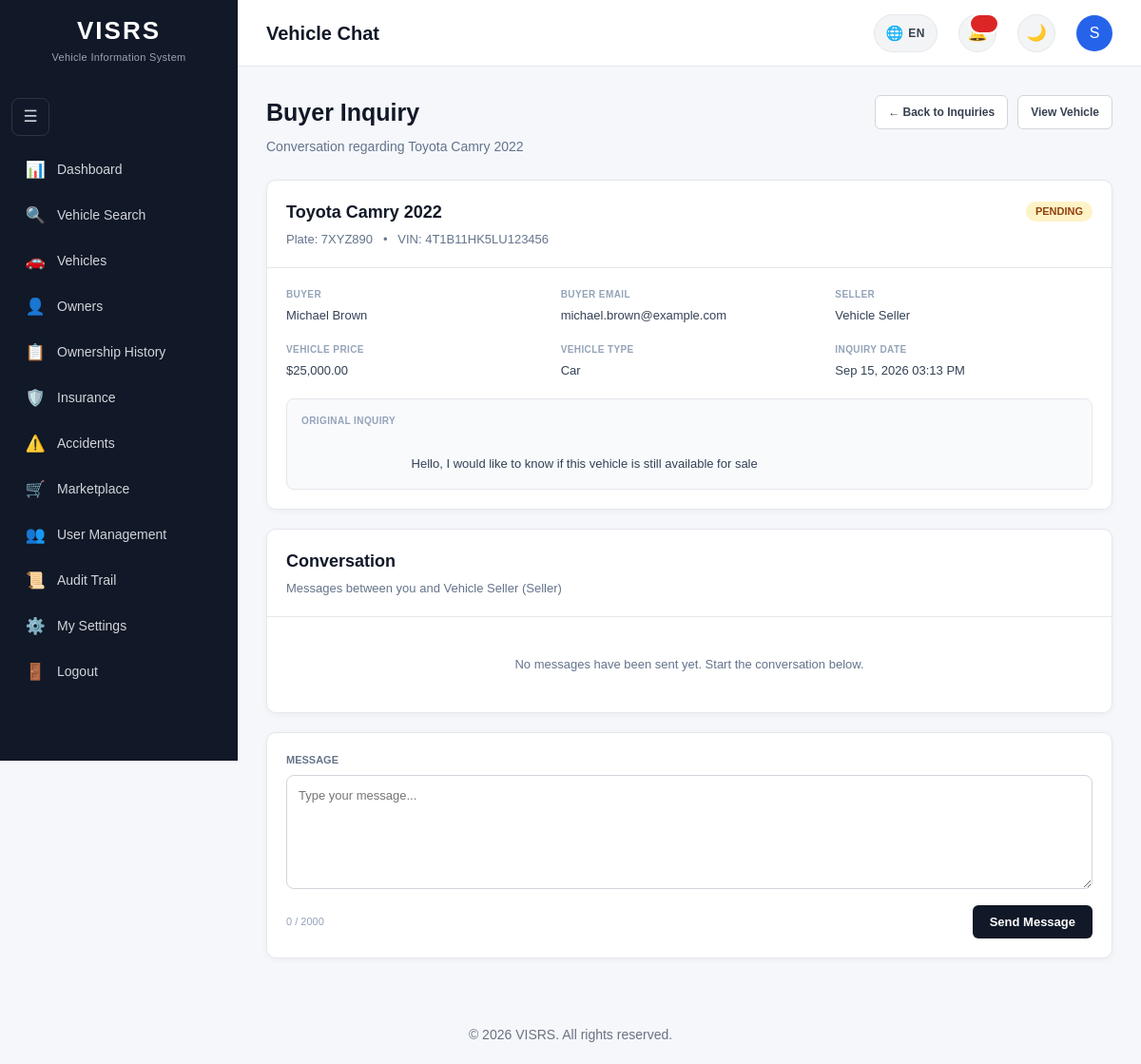
The app's page /marketplace/chat.php?interest_id=1 (signed in) with its own data.
### tables this page shows
CREATE TABLE `vehicle_interests` (
  `InterestID` int(11) NOT NULL,
  `ListingID` int(11) NOT NULL,
  `VehicleID` int(11) NOT NULL,
  `BuyerID` int(11) NOT NULL,
  `SellerID` int(11) NOT NULL,
  `Message` text DEFAULT NULL,
  `Status` enum('Pending','Contacted','Accepted','Declined','Closed') NOT NULL DEFAULT 'Pending',
  `CreatedAt` timestamp NOT NULL DEFAULT current_timestamp(),
  `UpdatedAt` timestamp NOT NULL DEFAULT current_timestamp() ON UPDATE current_timestamp()
);

CREATE TABLE `vehicles` (
  `VehicleID` int(11) NOT NULL,
  `PlateNumber` varchar(20) NOT NULL,
  `VIN` varchar(50) NOT NULL,
  `OwnerID` int(11) NOT NULL,
  `SellerID` int(11) DEFAULT NULL,
  `Make` varchar(100) NOT NULL,
  `Model` varchar(100) NOT NULL,
  `VehicleYear` year(4) NOT NULL,
  `Mileage` int(10) UNSIGNED DEFAULT NULL,
  `LastServiceDate` date DEFAULT NULL,
  `OilChangeIntervalKm` int(10) UNSIGNED DEFAULT NULL,
  `LastOilChangeDate` date DEFAULT NULL,
  `LastOilChangeMileage` int(10) UNSIGNED DEFAULT NULL,
  `Color` varchar(50) DEFAULT NULL,
  `VehicleType` varchar(50) DEFAULT NULL,
  `EngineNumber` varchar(100) DEFAULT NULL,
  `RegistrationDate` date DEFAULT NULL,
  `Status` enum('Active','Inactive','Stolen','Sold') NOT NULL DEFAULT 'Active',
  `CreatedAt` timestamp NOT NULL DEFAULT current_timestamp()
);

CREATE TABLE `users` (
  `UserID` int(11) NOT NULL,
  `FirstName` varchar(100) NOT NULL,
  `LastName` varchar(100) NOT NULL,
  `Email` varchar(150) NOT NULL,
  `ProfileImage` varchar(255) DEFAULT NULL,
  `Password` varchar(255) NOT NULL,
  `Role` enum('Admin','Police','Seller','User') NOT NULL DEFAULT 'User',
  `CreatedAt` timestamp NOT NULL DEFAULT current_timestamp(),
  `TwoFactorSecret` varchar(64) DEFAULT NULL,
  `TwoFactorEnabled` tinyint(1) NOT NULL DEFAULT 0,
  `TwoFactorConfirmedAt` datetime DEFAULT NULL
);

CREATE TABLE `vehicle_listings` (
  `ListingID` int(11) NOT NULL,
  `VehicleID` int(11) NOT NULL,
  `SellerID` int(11) NOT NULL,
  `Price` decimal(12,2) NOT NULL,
  `Description` text DEFAULT NULL,
  `Status` enum('Available','Reserved','Sold','Inactive') NOT NULL DEFAULT 'Available',
  `CreatedAt` timestamp NOT NULL DEFAULT current_timestamp(),
  `UpdatedAt` timestamp NOT NULL DEFAULT current_timestamp() ON UPDATE current_timestamp()
);

### includes/functions.php (called while the page is built, shortened)
<?php
function e($value)
{
    return htmlspecialchars(
        (string) $value,
        ENT_QUOTES,
        "UTF-8"
    );
}
    ?>
    <?php
function formatDateTime($dateTime)
{
    $timestamp = strtotime($dateTime);
    return date("M d, Y h:i A", $timestamp);
}
function currentUserId()
{
    return $_SESSION["UserID"] ?? null;
}
    ?>

### marketplace/chat.php (the view, shortened to what this page needs)
<?php
require_once "../includes/database.php";
require_once "../includes/functions.php";
$currentUserId = currentUserId();
$interestID = isset($_GET['interest_id']) ? (int) $_GET['interest_id'] : 0;
$stmt = $pdo->prepare("
    SELECT
        vi.InterestID,
        vi.ListingID,
        vi.VehicleID,
        vi.BuyerID,
        vi.SellerID,
        vi.Message,
        vi.Status,
        vi.CreatedAt,
        vi.UpdatedAt,
        vl.Price,
        vl.Description AS ListingDescription,
        v.PlateNumber,
        v.VIN,
        v.Make,
        v.Model,
        v.VehicleYear,
        v.Color,
        v.VehicleType,
        buyer.FirstName AS BuyerFirstName,
        buyer.LastName AS BuyerLastName,
        buyer.Email AS BuyerEmail,
        seller.FirstName AS SellerFirstName,
        seller.LastName AS SellerLastName,
        seller.Email AS SellerEmail
    FROM vehicle_interests vi
    INNER JOIN vehicle_listings vl
        ON vi.ListingID = vl.ListingID
    INNER JOIN vehicles v
        ON vi.VehicleID = v.VehicleID
    INNER JOIN users buyer
        ON vi.BuyerID = buyer.UserID
    INNER JOIN users seller
        ON vi.SellerID = seller.UserID
    WHERE vi.InterestID = ?
    LIMIT 1
");
$stmt->execute([$interestID]);
$inquiry = $stmt->fetch(PDO::FETCH_ASSOC);
$isBuyer = ((int) $inquiry['BuyerID'] === (int) $currentUserId);
$isSeller = ((int) $inquiry['SellerID'] === (int) $currentUserId);
    ?>
    <?php
if ($isSeller) {
    $otherUserId = (int) $inquiry['BuyerID'];
    $otherUserName = trim(
        $inquiry['BuyerFirstName'] . ' ' . $inquiry['BuyerLastName']
    );
    $otherUserRole = "Buyer";
} elseif ($isBuyer) {
    $otherUserId = (int) $inquiry['SellerID'];
    $otherUserName = trim(
        $inquiry['SellerFirstName'] . ' ' . $inquiry['SellerLastName']
    );
    $otherUserRole = "Seller";
} else {
    $otherUserName = trim(
        $inquiry['SellerFirstName'] . ' ' . $inquiry['SellerLastName']
    );
    $otherUserRole = "Seller";
}
$messageStmt = $pdo->prepare("
    SELECT
        vm.MessageID,
        vm.SenderID,
        vm.RecipientID,
        vm.MessageText,
        vm.IsRead,
        vm.CreatedAt,
        vm.ReadAt,
        u.FirstName,
        u.LastName,
        u.Role
    FROM vehicle_messages vm
    INNER JOIN users u
        ON vm.SenderID = u.UserID
    WHERE vm.InterestID = ?
    ORDER BY vm.CreatedAt ASC, vm.MessageID ASC
");
$messageStmt->execute([$interestID]);
$messages = $messageStmt->fetchAll(PDO::FETCH_ASSOC);
require_once "../includes/head.php";
?>
<body>
<div class="layout">
    <?php require_once "../includes/sidebar.php"; ?>
    <main class="main-content">
        <?php require_once "../includes/header.php"; ?>
        <main class="content">
            <div class="chat-container">
                <div class="page-heading">
                    <div>
                        <h1>Buyer Inquiry</h1>
                        <p>
                            Conversation regarding
                            <?= e($inquiry['Make']) ?>
                            <?= e($inquiry['Model']) ?>
                            <?= e($inquiry['VehicleYear']) ?>
                        </p>
                    </div>
                    <div class="page-heading-actions">
                        <a
                            href="/visrs/marketplace/inquiries.php"
                            class="action-button"
                        >
                            ← Back to Inquiries
                        </a>
                        <a
                            href="/visrs/marketplace/view.php?vehicle_id=<?= (int) $inquiry['VehicleID'] ?>"
                            class="action-button"
                        >
                            View Vehicle
                        </a>
                    </div>
                </div>
                <div class="inquiry-card">
                    <div class="inquiry-top">
                        <div style="
                            display:flex;
                            justify-content:space-between;
                            align-items:flex-start;
                            gap:15px;
                            flex-wrap:wrap;
                        ">
                            <div>
                                <div class="vehicle-name">
                                    <?= e($inquiry['Make']) ?>
                                    <?= e($inquiry['Model']) ?>
                                    <?= e($inquiry['VehicleYear']) ?>
                                </div>
                                <div class="vehicle-meta">
                                    Plate:
                                    <?= e($inquiry['PlateNumber']) ?>
                                    &nbsp; • &nbsp;
                                    VIN:
                                    <?= e($inquiry['VIN']) ?>
                                </div>
                            </div>
                            <div>
                                <?php
                                $statusClass = 'status-' . strtolower($inquiry['Status']);
                                ?>
                                <span class="status-badge <?= e($statusClass) ?>">
                                    <?= e($inquiry['Status']) ?>
                                </span>
                            </div>
                        </div>
                    </div>
                    <div class="inquiry-grid">
                        <div class="inquiry-grid-item">
                            <label>Buyer</label>
                            <div>
                                <?= e(
                                    $inquiry['BuyerFirstName'] . ' ' .
                                    $inquiry['BuyerLastName']
                                ) ?>
                            </div>
                        </div>
                        <div class="inquiry-grid-item">
                            <label>Buyer Email</label>
                            <div>
                                <?= e($inquiry['BuyerEmail']) ?>
                            </div>
                        </div>
                        <div class="inquiry-grid-item">
                            <label>Seller</label>
                            <div>
                                <?= e(
                                    $inquiry['SellerFirstName'] . ' ' .
                                    $inquiry['SellerLastName']
                                ) ?>
                            </div>
                        </div>
                        <div class="inquiry-grid-item">
                            <label>Vehicle Price</label>
                            <div>
                                $<?= number_format(
                                    (float) $inquiry['Price'],
                                    2
                                ) ?>
                            </div>
                        </div>
                        <div class="inquiry-grid-item">
                            <label>Vehicle Type</label>
                            <div>
                                <?= e($inquiry['VehicleType'] ?: 'Not specified') ?>
                            </div>
                        </div>
                        <div class="inquiry-grid-item">
                            <label>Inquiry Date</label>
                            <div>
                                <?= formatDateTime($inquiry['CreatedAt']) ?>
                            </div>
                        </div>
                    </div>
                    <?php if (!empty($inquiry['Message'])): ?>
                        <div class="buyer-message">
                            <div class="buyer-message-label">
                                Original Inquiry
                            </div>
                            <div class="buyer-message-text">
                                <?= e($inquiry['Message']) ?>
                            </div>
                        </div>
                    <?php endif; ?>
                </div>
                <div class="inquiry-card">
                    <div class="conversation-title">
                        <h2>Conversation</h2>
                        <p>
                            Messages between you and
                            <?= e($otherUserName) ?>
                            (<?= e($otherUserRole) ?>)
                        </p>
                    </div>
                    <div class="messages-list">
                        <?php if (empty($messages)): ?>
                            <div class="empty-messages">
                                No messages have been sent yet.
                                Start the conversation below.
                            </div>
                        <?php endif; ?>
                    </div>
                </div>
                <div class="inquiry-card">
                    <div class="composer-card">
                        <form
                            method="POST"
                            action=""
                        >
                            <label
                                for="message"
                                class="composer-label"
                            >
                                Message
                            </label>
                            <textarea
                                id="message"
                                name="message"
                                class="composer-textarea"
                                maxlength="2000"
                                placeholder="Type your message..."
                                required
                            ></textarea>
                            <div class="composer-footer">
                                <span
                                    class="character-count"
                                    id="characterCount"
                                >
                                </span>
                                <button
                                    type="submit"
                                    class="send-button"
                                >
                                    Send Message
                                </button>
                            </div>
                        </form>
                    </div>
                </div>
            </div>
        </main>
    </main>
</div>
<?php require_once "../includes/footer.php"; ?>

### css/print.css (style rules this page uses)
*, *::before, *::after { box-sizing: border-box; -webkit-print-color-adjust: exact; print-color-adjust: exact; }
.sidebar, .topbar, footer, .theme-toggle, .sidebar-toggle, .language-switcher, .profile-link, .user-info, .no-print, .button, button, input[type="submit"], .button-group, .sidebar-reopen { display: none !important; }
html, body { width: 100% !important; margin: 0 !important; padding: 0 !important; background: #ffffff !important; color: #000000 !important; font-size: 11pt; }
.layout, .main-content, .content { width: 100% !important; min-width: 0 !important; max-width: 100% !important; margin: 0 !important; padding: 0 !important; background: #ffffff !important; display: block !important; }
h1 { font-size: 22pt; color: #000000; margin: 0 0 4pt 0; page-break-after: avoid; }
h2 { font-size: 14pt; color: #000000; margin: 0 0 8pt 0; page-break-after: avoid; border-bottom: 1px solid #cccccc; padding-bottom: 4pt; }
p, td, li, div { color: #000000 !important; font-size: 10pt; line-height: 1.4; }
body::before { content: "VISRS — Vehicle Information System"; display: block; padding: 6pt 0 10pt 0; margin: 0 0 12pt 0; border-bottom: 2px solid #000000; font-size: 12pt; font-weight: 700; color: #000000; letter-spacing: 0.5pt; text-align: left; }
body::after { content: "Generated on " attr(data-print-date) " — VISRS"; display: block; margin-top: 20pt; padding-top: 8pt; border-top: 1px solid #cccccc; font-size: 9pt; color: #555555; text-align: center; }
.status-badge, .user-role, .record-status, .damage-level, .listing-status-badge, .listing-status { display: inline-block !important; background: #ffffff !important; color: #000000 !important; border: 1px solid #666666 !important; border-radius: 0 !important; padding: 2pt 6pt !important; font-size: 9pt; font-weight: 700; text-transform: uppercase; }
a { color: #000000 !important; text-decoration: underline; }
a[href^="/"]::after { content: " (" attr(href) ")"; font-size: 8pt; color: #666666; }
input, select, textarea { background: #ffffff !important; color: #000000 !important; border: 1px solid #cccccc !important; padding: 4pt 6pt !important; font-size: 10pt !important; }

### records on screen
vehicle_interests: VehicleID.Make "Toyota", VehicleID.Model "Camry", VehicleID.VehicleYear "2022", VehicleID.PlateNumber "7XYZ890", VehicleID.VIN "4T1B11HK5LU123456", Status "PENDING", BuyerID.LastName "Michael Brown", BuyerID.Email "michael.brown@example.com", SellerID.LastName "Vehicle Seller", ListingID.Price "25,000.00", VehicleID.VehicleType "Car", CreatedAt "Sep 15, 2026 03:13 PM", Message "Hello, I would like to know if this vehicle is still available for sale", otherUserRole "Seller"

### other values on screen
$pageTitle "Vehicle Chat"
substr($headerFirstName, 0, 1) "S"
